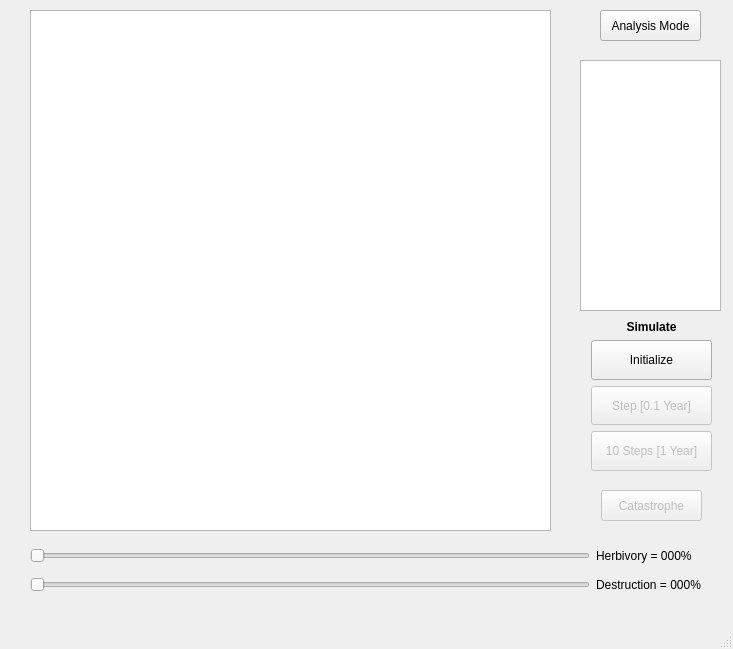
<?xml version="1.0" encoding="UTF-8"?>
<ui version="4.0">
 <class>MainWindow</class>
 <widget class="QMainWindow" name="MainWindow">
  <property name="geometry">
   <rect>
    <x>0</x>
    <y>0</y>
    <width>733</width>
    <height>649</height>
   </rect>
  </property>
  <property name="minimumSize">
   <size>
    <width>100</width>
    <height>100</height>
   </size>
  </property>
  <property name="windowTitle">
   <string>MainWindow</string>
  </property>
  <widget class="QWidget" name="centralwidget">
   <property name="sizePolicy">
    <sizepolicy hsizetype="Expanding" vsizetype="Expanding">
     <horstretch>0</horstretch>
     <verstretch>0</verstretch>
    </sizepolicy>
   </property>
   <widget class="QWidget" name="verticalLayoutWidget">
    <property name="geometry">
     <rect>
      <x>591</x>
      <y>320</y>
      <width>121</width>
      <height>151</height>
     </rect>
    </property>
    <layout class="QVBoxLayout" name="verticalLayout">
     <property name="sizeConstraint">
      <enum>QLayout::SetDefaultConstraint</enum>
     </property>
     <item>
      <widget class="QLabel" name="label">
       <property name="sizePolicy">
        <sizepolicy hsizetype="Preferred" vsizetype="Fixed">
         <horstretch>0</horstretch>
         <verstretch>0</verstretch>
        </sizepolicy>
       </property>
       <property name="font">
        <font>
         <bold>true</bold>
        </font>
       </property>
       <property name="text">
        <string>Simulate</string>
       </property>
       <property name="alignment">
        <set>Qt::AlignCenter</set>
       </property>
      </widget>
     </item>
     <item>
      <widget class="QPushButton" name="init_Button">
       <property name="sizePolicy">
        <sizepolicy hsizetype="Minimum" vsizetype="Preferred">
         <horstretch>0</horstretch>
         <verstretch>0</verstretch>
        </sizepolicy>
       </property>
       <property name="text">
        <string>Initialize</string>
       </property>
      </widget>
     </item>
     <item>
      <widget class="QPushButton" name="step_and_Display_Button">
       <property name="enabled">
        <bool>false</bool>
       </property>
       <property name="sizePolicy">
        <sizepolicy hsizetype="Minimum" vsizetype="Preferred">
         <horstretch>0</horstretch>
         <verstretch>0</verstretch>
        </sizepolicy>
       </property>
       <property name="text">
        <string>Step [0.1 Year]</string>
       </property>
      </widget>
     </item>
     <item>
      <widget class="QPushButton" name="step_10_Button">
       <property name="enabled">
        <bool>false</bool>
       </property>
       <property name="sizePolicy">
        <sizepolicy hsizetype="Minimum" vsizetype="Preferred">
         <horstretch>0</horstretch>
         <verstretch>0</verstretch>
        </sizepolicy>
       </property>
       <property name="text">
        <string>10 Steps [1 Year]</string>
       </property>
      </widget>
     </item>
    </layout>
   </widget>
   <widget class="QPushButton" name="switchButton">
    <property name="geometry">
     <rect>
      <x>600</x>
      <y>10</y>
      <width>101</width>
      <height>31</height>
     </rect>
    </property>
    <property name="text">
     <string>Analysis Mode</string>
    </property>
   </widget>
   <widget class="QWidget" name="gridLayoutWidget">
    <property name="geometry">
     <rect>
      <x>30</x>
      <y>540</y>
      <width>671</width>
      <height>61</height>
     </rect>
    </property>
    <layout class="QGridLayout" name="gridLayout">
     <item row="0" column="1">
      <widget class="QLabel" name="herbivoryLabel">
       <property name="text">
        <string>Herbivory = 000%</string>
       </property>
      </widget>
     </item>
     <item row="1" column="1">
      <widget class="QLabel" name="destructionLabel">
       <property name="text">
        <string>Destruction = 000%</string>
       </property>
      </widget>
     </item>
     <item row="1" column="0">
      <widget class="QSlider" name="destructionSlider">
       <property name="enabled">
        <bool>false</bool>
       </property>
       <property name="maximum">
        <number>100</number>
       </property>
       <property name="orientation">
        <enum>Qt::Horizontal</enum>
       </property>
      </widget>
     </item>
     <item row="0" column="0">
      <widget class="QSlider" name="herbivorySlider">
       <property name="enabled">
        <bool>false</bool>
       </property>
       <property name="maximum">
        <number>264</number>
       </property>
       <property name="orientation">
        <enum>Qt::Horizontal</enum>
       </property>
      </widget>
     </item>
    </layout>
   </widget>
   <widget class="QPushButton" name="executeDisaster_pushbutton">
    <property name="enabled">
     <bool>false</bool>
    </property>
    <property name="geometry">
     <rect>
      <x>601</x>
      <y>490</y>
      <width>101</width>
      <height>31</height>
     </rect>
    </property>
    <property name="text">
     <string>Catastrophe</string>
    </property>
   </widget>
   <widget class="QGraphicsView" name="graphicsView">
    <property name="geometry">
     <rect>
      <x>30</x>
      <y>10</y>
      <width>521</width>
      <height>521</height>
     </rect>
    </property>
    <property name="minimumSize">
     <size>
      <width>100</width>
      <height>100</height>
     </size>
    </property>
   </widget>
   <widget class="QChartView" name="chartView">
    <property name="geometry">
     <rect>
      <x>580</x>
      <y>60</y>
      <width>141</width>
      <height>251</height>
     </rect>
    </property>
    <property name="sizePolicy">
     <sizepolicy hsizetype="Preferred" vsizetype="Expanding">
      <horstretch>0</horstretch>
      <verstretch>0</verstretch>
     </sizepolicy>
    </property>
    <property name="minimumSize">
     <size>
      <width>100</width>
      <height>200</height>
     </size>
    </property>
   </widget>
  </widget>
  <widget class="QMenuBar" name="menubar">
   <property name="geometry">
    <rect>
     <x>0</x>
     <y>0</y>
     <width>733</width>
     <height>21</height>
    </rect>
   </property>
  </widget>
  <widget class="QStatusBar" name="statusbar"/>
 </widget>
 <customwidgets>
  <customwidget>
   <class>QChartView</class>
   <extends>QGraphicsView</extends>
   <header location="global">QChartView</header>
  </customwidget>
 </customwidgets>
 <resources/>
 <connections/>
</ui>
